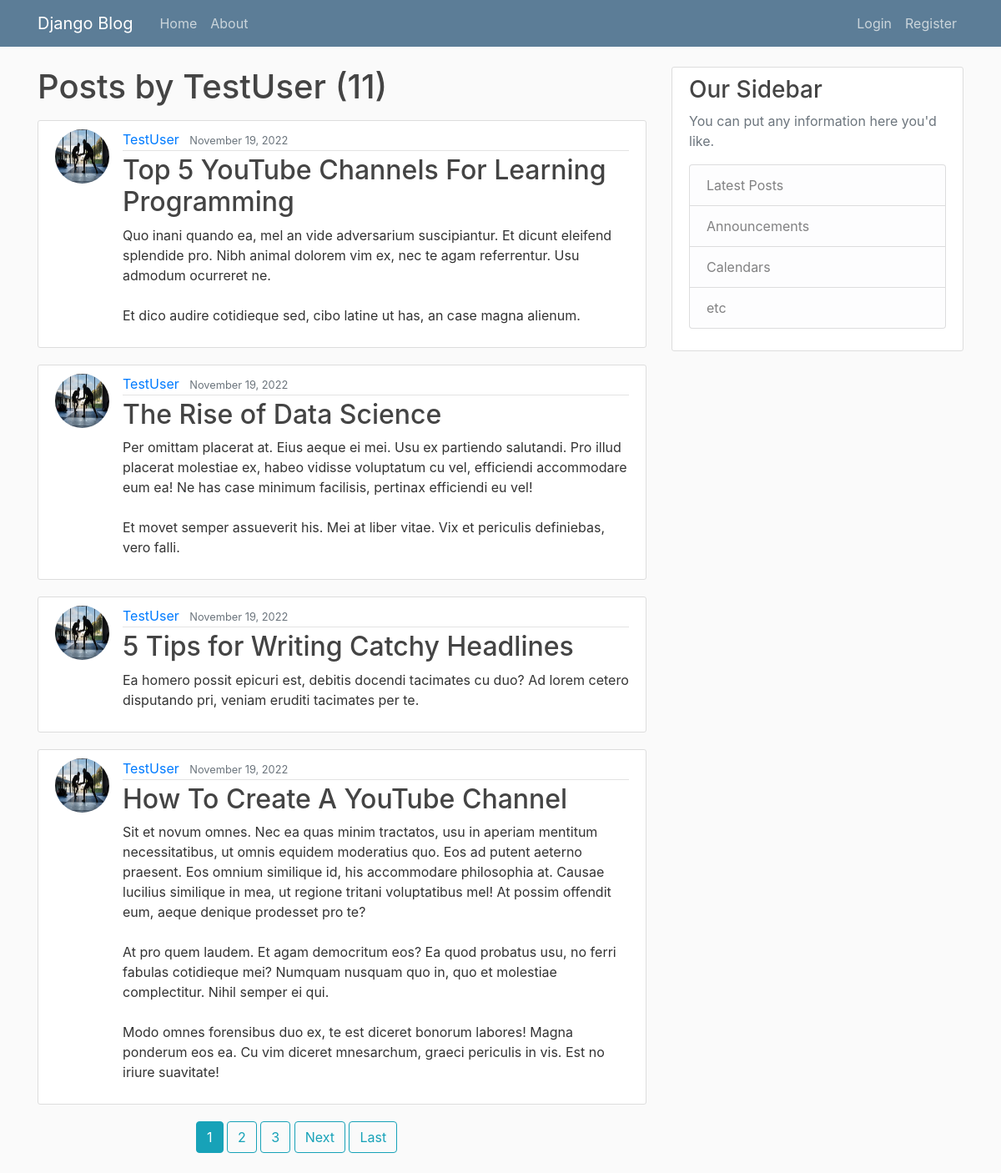
Page /user/TestUser on the committed database.
### blog/models.py (models this page shows, shortened)
class Post(models.Model):
    title = models.CharField(max_length=100)
    content = models.TextField()
    date_posted = models.DateTimeField(default=timezone.now)
    author = models.ForeignKey(User, on_delete=models.CASCADE)

### users/models.py (models this page shows, shortened)
class Profile(models.Model):
    user = models.OneToOneField(User, on_delete=models.CASCADE)
    image = models.ImageField(default='default.jpg', upload_to='profile_pics')

### blog/views.py (the view)
# urls.py: path('user/<str:username>', views.UserPostListView.as_view(), name ='user-posts'),
class UserPostListView(ListView):
    model = Post
    template_name='blog/user_posts.html' # <app>/<model>_<viewtype>.html.
    context_object_name='posts'
    paginate_by = 4
    def get_queryset(self):
        user = get_object_or_404(User, username=self.kwargs.get('username')) #Gets the username from the url set in urls.py. If user doesn't exist returns a 404.
        return Post.objects.filter(author=user).order_by('-date_posted')

### blog/templates/blog/user_posts.html (shortened to what this page needs)
{% extends 'blog/base.html' %}
{% block content %}
<h1 class="mb-3">Posts by {{view.kwargs.username}} ({{page_obj.paginator.count}})</h1>
{% for post in posts %}
<article class="media content-section">
    <img class = "rounded-circle article-img" src="{{ post.author.profile.image.url }}">
    <div class="media-body">
      <div class="article-metadata">
        <a class="mr-2" href="{% url 'user-posts' post.author.username %}">{{ post.author }}</a>
        <small class="text-muted">{{ post.date_posted|date:"F d, Y"}}</small>
      </div>
      <h2><a class="article-title" href="{% url 'blog-post' post.id %}">{{ post.title }}</a></h2>
      <p class="article-content">{{ post.content }}</p>
    </div>
  </article>
{% endfor %}
<div class="row">
<div class="col-md-5 offset-md-3">
{% if is_paginated %}
  {% for num in page_obj.paginator.page_range %}
    {% if page_obj.number == num %}
      <a class="btn btn-info mb-4" href="?page={{ num }}">{{ num }}</a>
    {% elif num > page_obj.number|add:'-3' and num < page_obj.number|add:'3' %}
      <a class="btn btn-outline-info mb-4" href="?page={{ num }}">{{ num }}</a>
    {% endif %}
  {% endfor %}
  {% if page_obj.has_next %}
    <a class="btn btn-outline-info mb-4" href="?page={{ page_obj.next_page_number }}">Next</a>
    <a class="btn btn-outline-info mb-4" href="?page={{ page_obj.paginator.num_pages }}">Last</a>
  {% endif %}
{% endif %}
</div>
</div>
{% endblock content %}

### blog/templates/blog/base.html (shortened to what this page needs)
{% load static %}
<!DOCTYPE html>
<html>
<head>
    <link rel="stylesheet" href="https://maxcdn.bootstrapcdn.com/bootstrap/4.0.0/css/bootstrap.min.css">
    <link rel="stylesheet" type="text/css" href="{% static 'blog/main.css' %}">
</head>
<body>
    <header class="site-header">
      <nav class="navbar navbar-expand-md navbar-dark bg-steel fixed-top">
        <div class="container">
          <a class="navbar-brand mr-4" href="{% url 'blog-home' %}">Django Blog</a>
          <div class="collapse navbar-collapse" id="navbarToggle">
            <div class="navbar-nav mr-auto">
              <a class="nav-item nav-link" href="{% url 'blog-home' %}">Home</a>
              <a class="nav-item nav-link" href="{% url 'blog-about' %}">About</a>
            </div>
            <div class="navbar-nav">
              {% if user.is_authenticated %}
              <a class="nav-item nav-link" href="{% url 'blog-post-create' %}">New Post</a>
              <a class="nav-item nav-link" href="{% url 'profile' %}">Profile</a>
              <a class="nav-item nav-link" href="{% url 'logout' %}">Logout</a>
              {% else %}
              <a class="nav-item nav-link" href="{% url 'login' %}">Login</a>
              <a class="nav-item nav-link" href="{% url 'register' %}">Register</a>
              {% endif %}
          </div>
        </div>
      </nav>
    </header>
    <main role="main" class="container">
      <div class="row">
        <div class="col-md-8">
          {% block content %}{% endblock %}
        </div>
        <div class="col-md-4">
          <div class="content-section">
            <h3>Our Sidebar</h3>
            <p class='text-muted'>You can put any information here you'd like.
              <ul class="list-group">
                <li class="list-group-item list-group-item-light">Latest Posts</li>
                <li class="list-group-item list-group-item-light">Announcements</li>
                <li class="list-group-item list-group-item-light">Calendars</li>
                <li class="list-group-item list-group-item-light">etc</li>
              </ul>
            </p>
          </div>
        </div>
      </div>
    </main>
</body>
</html>

### blog/static/blog/main.css (style rules this page uses)
body { background: #fafafa; color: #333333; margin-top: 5rem; }
h1, h2, h3, h4, h5, h6 { color: #444444; }
ul { margin: 0; }
.bg-steel { background-color: #5c7d97; }
.site-header .navbar-nav .nav-link { color: #cbd5db; }
.content-section { background: #ffffff; padding: 10px 20px; border: 1px solid #dddddd; border-radius: 3px; margin-bottom: 20px; }
.article-title { color: #444444; }
.article-content { white-space: pre-line; }
.article-img { height: 65px; width: 65px; margin-right: 16px; }
.article-metadata { padding-bottom: 1px; margin-bottom: 4px; border-bottom: 1px solid #e3e3e3 }

### rows in the picture
Post: author.profile.image (placeholder picture), author "TestUser", date_posted "November 19, 2022", title "Top 5 YouTube Channels For Learning Programming", content "Quo inani quando ea, mel an vide adversarium suscipiantur. Et dicunt eleifend splendide pro. Nibh animal dolorem vim ex, nec te agam referrentur. Usu admodum ocurreret ne. Et dico audire cotidieque sed, cibo latine ut has, an case magna alienum."
Post: author.profile.image (placeholder picture), author "TestUser", date_posted "November 19, 2022", title "The Rise of Data Science", content "Per omittam placerat at. Eius aeque ei mei. Usu ex partiendo salutandi. Pro illud placerat molestiae ex, habeo vidisse voluptatum cu vel, efficiendi accommodare eum ea! Ne has case minimum facilisis, pertinax efficiendi eu vel! Et movet semper assueverit his. Mei at liber vitae. Vix et periculis definiebas, vero falli."
Post: author.profile.image (placeholder picture), author "TestUser", date_posted "November 19, 2022", title "5 Tips for Writing Catchy Headlines", content "Ea homero possit epicuri est, debitis docendi tacimates cu duo? Ad lorem cetero disputando pri, veniam eruditi tacimates per te."
Post: author.profile.image (placeholder picture), author "TestUser", date_posted "November 19, 2022", title "How To Create A YouTube Channel", content "Sit et novum omnes. Nec ea quas minim tractatos, usu in aperiam mentitum necessitatibus, ut omnis equidem moderatius quo. Eos ad putent aeterno praesent. Eos omnium similique id, his accommodare philosophia at. Causae lucilius similique in mea, ut regione tritani voluptatibus mel! At possim offendit eum, aeque denique prodesset pro te? At pro quem laudem. Et agam democritum eos? Ea quod probatus usu, no ferri fabulas cotidieque mei? Numquam nusquam quo in, quo et molestiae complectitur. Nihil semper ei qui. Modo omnes forensibus duo ex, te est diceret bonorum labores! Magna ponderum eos ea. Cu vim diceret mnesarchum, graeci periculis in vis. Est no iriure suavitate!"

### other values in the picture
{{ view.kwargs.username }} "TestUser"
{{ page_obj.paginator.count }} "11"
{{ num }} "1"
{{ num }} "2" "3"
